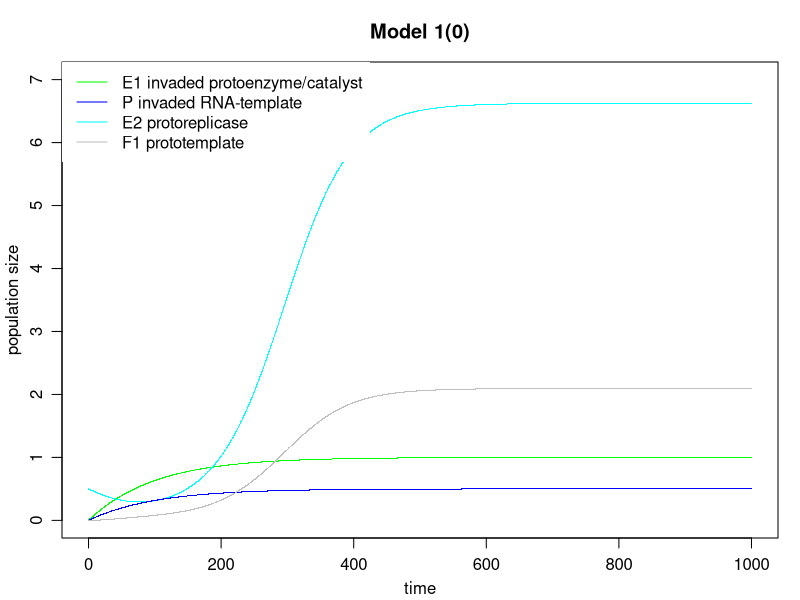

Write R code to recreate this figure.
# R code to generate the figures of the manuscript
#
# Birth of immunity in early life: stepwise emergence of resistance and
# immunity to complex molecular parasites via progressively degenerating
# hyperparasites
#
# Copyright (c) 2023, Christian Iseli, Bernard Conrad, Joseph A. Curran and Magnus Pirovino
#

# Model 1(0) habitat with primordial autocatalytic cycle, exposed to template invasion P
# and invasion of protoenzyme E_1

dt    <-    0.2
m     <- 5000
a     <-    0.1
b     <-    0.02
alpha <-    0.005 # inflow rate of RNA-template P into habitat
beta  <-    0.01  # inflow rate of protoenzyme/catalyst E1 into habitat
d_E1  <-    0.01 
d_E2  <-    0.01 
d_P   <-    0.01
d_F1  <-    0.01   
q_F1  <-   10.0
K     <-   10.0

# initial conditions setting:
E2_0 <- 0.5
E1_0 <- 0.0
P_0  <- 0.0
F1_0 <- 0.0

pdf('Fig2.pdf',paper="a4r",width=0,height=0)
op <- par(mfrow = c(1,1), mgp = c(2,.8,0), mar = 0.1+c(3,3,3,1))

# Construct first row of results

r <- as.data.frame(matrix(
  c(0.0,
    E2_0,
    E1_0,
    P_0,
    F1_0),
  nrow=1, ncol=5, byrow=TRUE))

colnames(r) <- c("t","E2","E1","P","F1")

# Construct more rows, based on the last one

for (k in 1:m) {
  Pi_uppercase <- (1 - (r$E2[k] + r$F1[k] / q_F1) /K)
  P  <- r$P[k]  + dt * (alpha - d_P * r$P[k])
  E1 <- r$E1[k] + dt * (beta - d_E1 * r$E1[k])
  E2 <- r$E2[k] + dt * (a * r$E1[k] * r$F1[k] * Pi_uppercase - d_E2 * r$E2[k])
  F1 <- r$F1[k] + dt * (b * r$E2[k] * r$P[k]  * Pi_uppercase - d_F1 * r$F1[k])
  t  <- r$t[k] + dt

  # create the full row and add
  y <- cbind(t, E2, E1, P, F1, deparse.level = 0)
  colnames(y) <- c("t","E2","E1","P","F1")
  r <- rbind(r, y)
}

# plot the computed data
plot(r$t,r$E1,col="green", main="Model 1(0)", xlab="time", ylab="population size", pch=".", ylim=c(0,7))
points(r$t,r$E2,col="cyan", pch=".")
points(r$t,r$P,col="blue", pch=".")
points(r$t,r$F1,col="grey", pch=".")
legend("topleft", c("E1 invaded protoenzyme/catalyst", "P invaded RNA-template", "E2 protoreplicase", "F1 prototemplate"), lty = 1, col = c("green","blue","cyan","grey"), box.lwd = 0)

dev.off()
#
